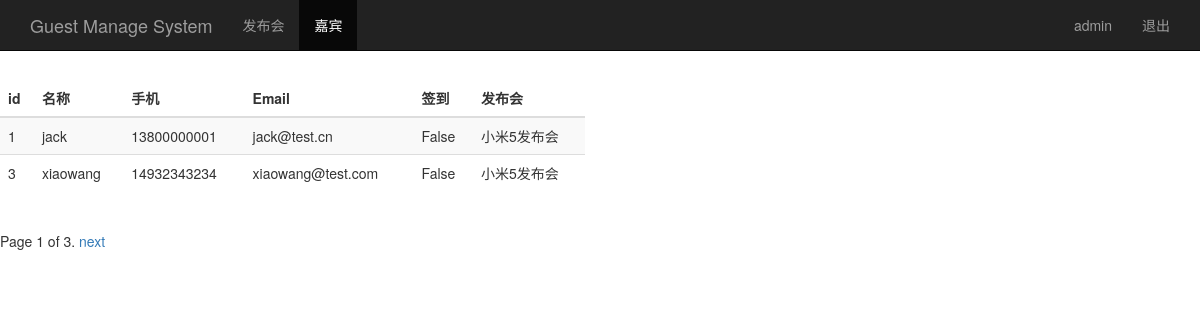
Before: /guest_manage/ (signed in) with the older database file.
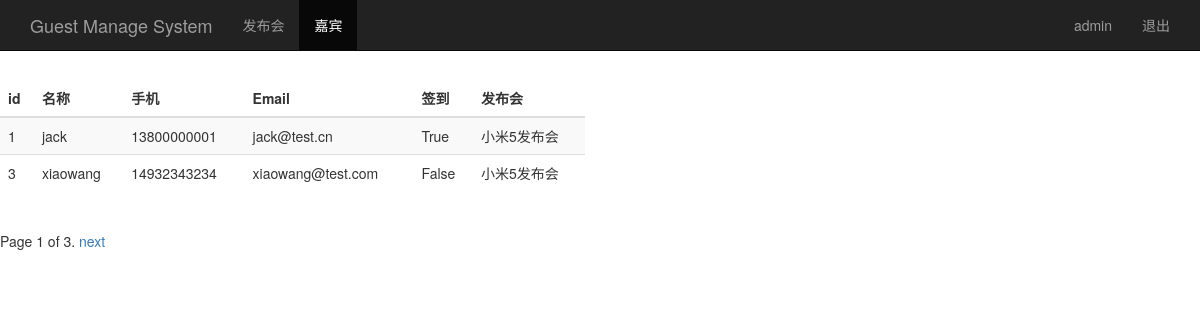
After: the same page with the newer database file.
### sign/models.py (models this page shows, shortened)
class Guest(models.Model):
	event = models.ForeignKey(Event) #关联发布会id
	realname = models.CharField(max_length=64) #姓名
	phone = models.CharField(max_length=16) #手机号
	email = models.EmailField() #邮箱
	sign = models.BooleanField() #签到状态
	creat_time = models.DateTimeField(auto_now=True) #创建时间（自动或当前时间）
	class Meta:
		unique_together = ('event','phone')

class Event(models.Model):
	name = models.CharField(max_length=100) #发布会标题
	limit = models.IntegerField() #参加人数
	status = models.BooleanField() #状态
	address = models.CharField(max_length=200) #地址
	start_time = models.DateTimeField('event_time') #发布会时间
	creat_time = models.DateTimeField(auto_now=True) #创建时间（自动获取当前时间）
	def __str__(self):
		return self.name

### sign/views.py (the view)
# urls.py: url(r'^guest_manage/$', views.guest_manage),
@login_required
def guest_manage(request):
	guest_list = Guest.objects.all()
	username = request.session.get('user','')
	paginator = Paginator(guest_list, 2)
	p = request.GET.get('page')
	try:
		contacts = paginator.page(p)
	except PageNotAnInteger:
		contacts = paginator.page(1)
	except EmptyPage:
		contacts = paginator.page(paginator.num_pages)
	return render(request, 'guest_manage.html',{'user':username,'guests':contacts})

### sign/templates/guest_manage.html (shortened to what this page needs)
<!DOCTYPE html>
<html lang="zh-CN">
<head>
    {% load bootstrap3 %}
    {% bootstrap_css %}
</head>
<body>
    <nav class="navbar navbar-inverse navbar-fixed-top">
    	<div class="container">
    		<div class="navbar-header">
    			<a href="/event_manage/" class="navbar-brand"> Guest Manage System</a>
    		</div>
    		<div id='navbar' class="collapse navbar-collapse">
    			<ul class='nav navbar-nav'>
    				<li ><a href="/event_manage/">发布会</a></li>
    				<li class="active"><a href="#">嘉宾</a></li>
    			</ul>
    			<ul class="nav navbar-nav navbar-right">
    				<li><a href="#">{{user}}</a></li>
    				<li><a href="/logou/">退出</a></li>
    			</ul>
    		</div>
    	</div>
    </nav>
    <div class="row" style="padding-top: 80px;">
    	<div class="col-md-6">
    		<table class="table table-striped">
    			<thead>
    				<tr>
    					<th>id</th><th>名称</th><th>手机</th><th>Email</th><th>签到</th><th>发布会</th>
    				</tr>
    			</thead>
    			<tbody>
    				{% for guest in guests %}
    					<tr>
    						<td>{{ guest.id }}</td>
    						<td>{{ guest.realname }}</td>
    						<td>{{ guest.phone }}</td>
    						<td>{{ guest.email }}</td>
    						<td>{{ guest.sign }}</td>
                            <td>{{ guest.event }}</td>
    					</tr>
    				{% endfor %}
    			</tbody>
    		</table>
    	</div>
    </div>
    <div class='pagination'>
        <span class='step-links'>
                <span class='current'>
                    Page {{guests.number}} of {{guests.paginator.num_pages}}.
                </span>
            {% if guests.has_next %}
                <a href="?page={{guests.next_page_number}}">next</a>
            {% endif %}
        </span>
    </div>
</html>

Changed rows visible on the page:
changed Guest "jack": sign "False" → "True"
